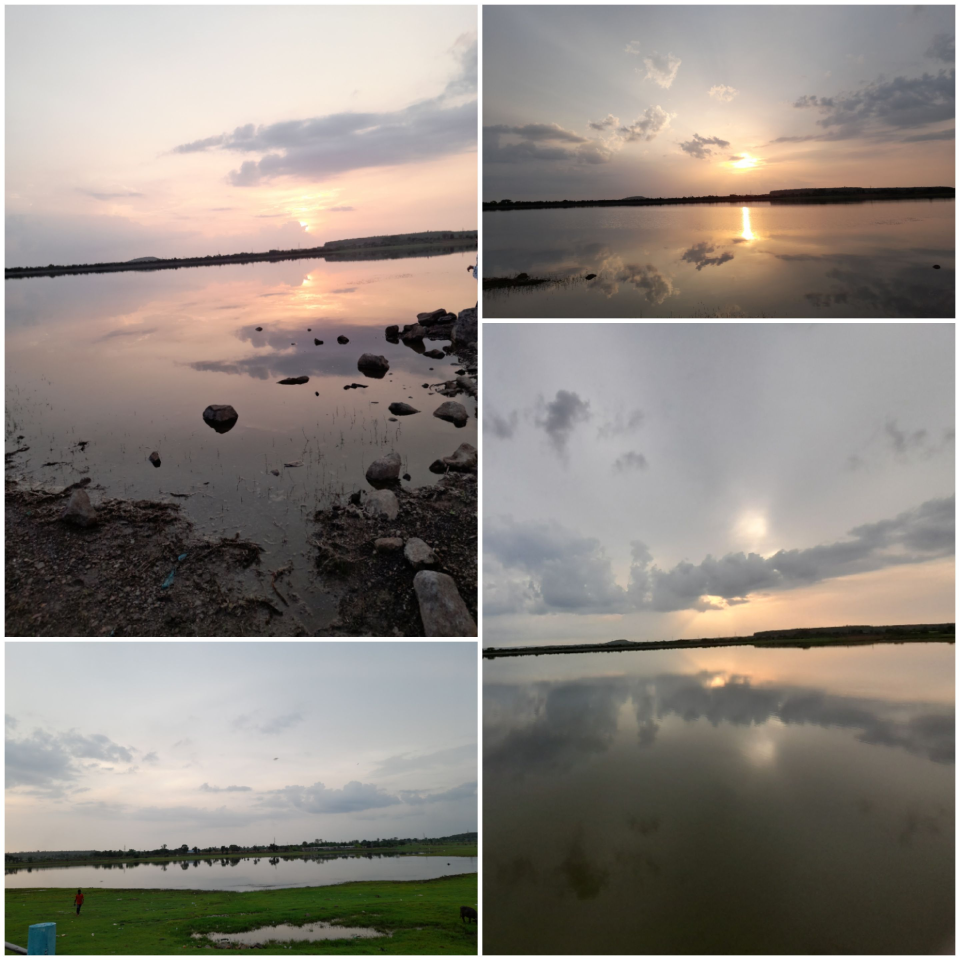
#> input picture Image Processing/Resources/Nature.jpg, 2880 x 2880 px, found by its file name (shown at 1/3 size)
$ python 2_BasicFun1.py
#> lines starting #> are read from the running program, lines starting #| are printed output that depends on the picture
# -*- coding: utf-8 -*-
"""
2.
@author: SMI
"""
#openCV use as cv2 in python
import cv2

#this function is used to read the image from location
img=cv2.imread("D:\\My codes\\Computer Vision\\Image Processing\\Resources\\Nature.jpg",1)
#> img is the input picture: shape (2880, 2880, 3); mean B, G, R 128.2, 135.1, 141.9
print(img)
#> (printed output is left out)
#this function is used to resize the image
img=cv2.resize(img,(700,700))
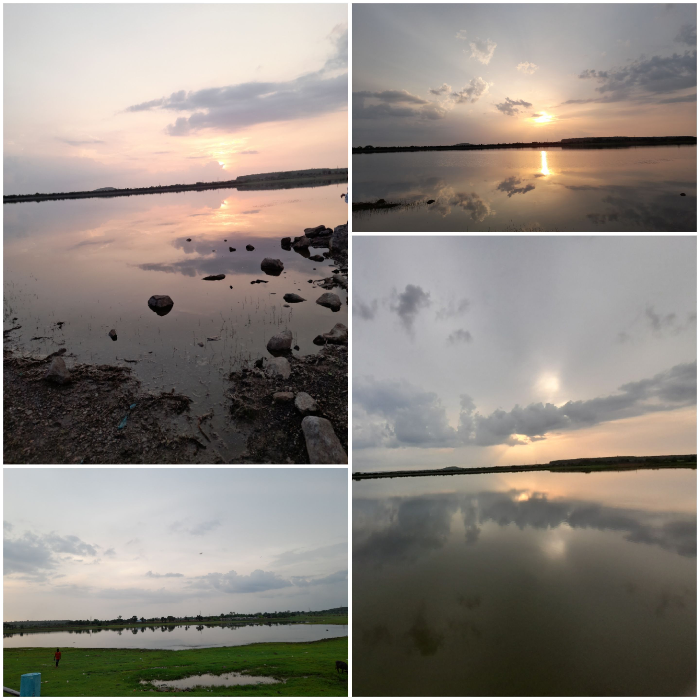
#> img: shape (700, 700, 3); mean B, G, R 128.1, 134.9, 141.8
#it accept 3 parameters 0,-1,1
img=cv2.flip(img,0)
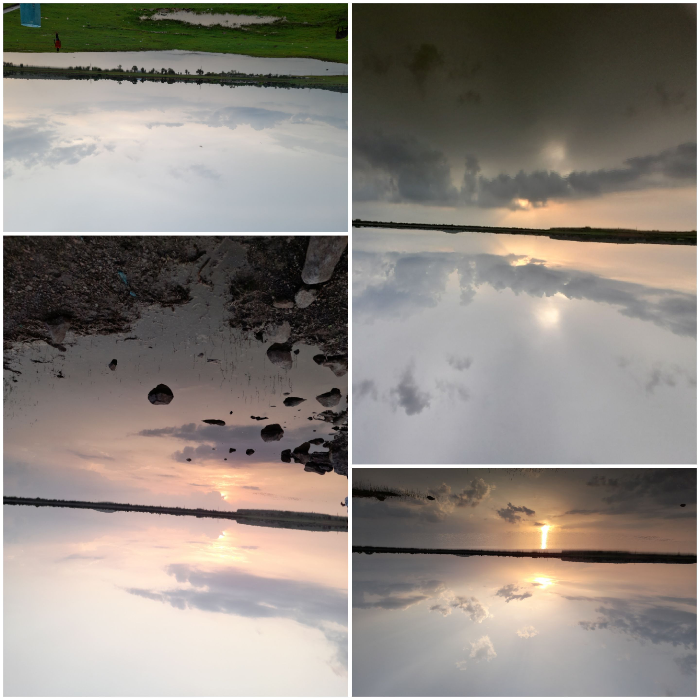
#> img: shape (700, 700, 3); mean B, G, R 128.1, 134.9, 141.8
print(img)
#> (printed output is left out)

#cv2.IMREAD_UNCHANGED : Loads image as such including alpha channel
img2=cv2.imread("D:\\My codes\\Computer Vision\\Image Processing\\Resources\\Nature.jpg",1)
print(img2)
#> (printed output is left out)
img2=cv2.resize(img2,(700,700))
print(img2)
#> (printed output is left out)

#cv2.IMREAD_GRAYSCALE : Loads image in grayscale mode
img3=cv2.imread("D:\\My codes\\Computer Vision\\Image Processing\\Resources\\Nature.jpg",0)
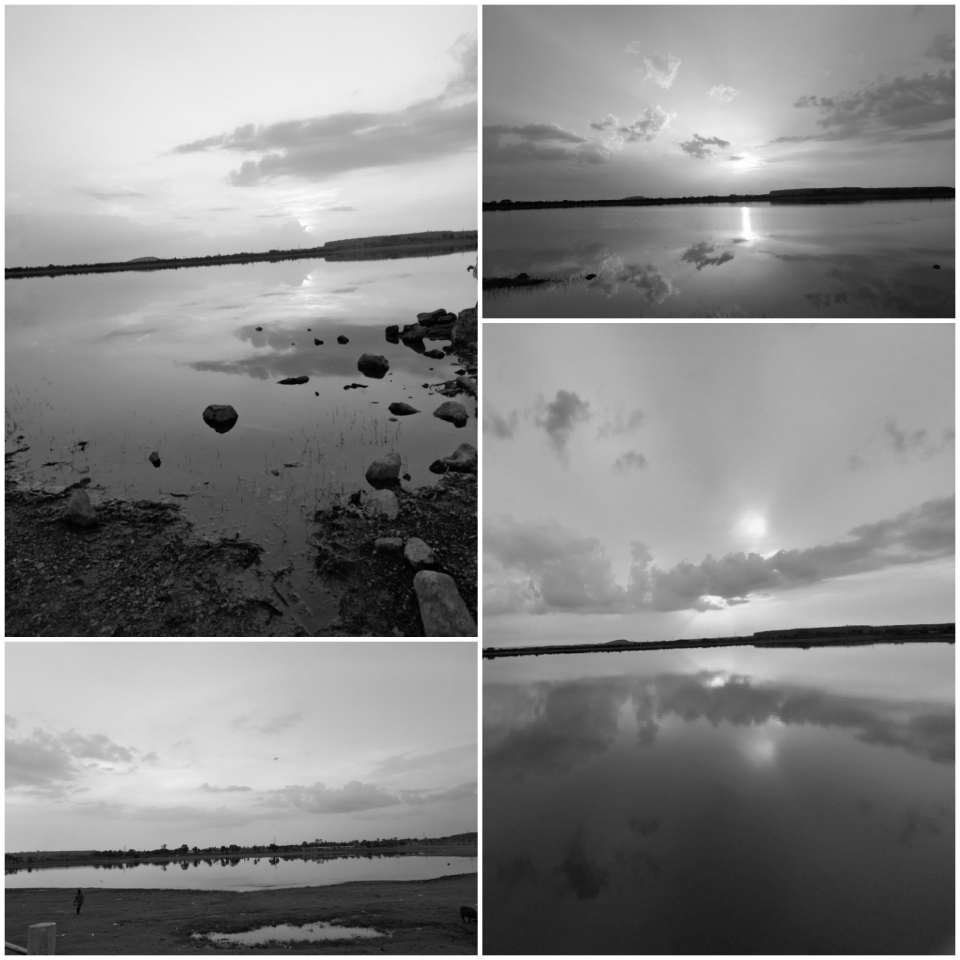
#> img3: shape (2880, 2880) (shown at 1/3 size); min 0, max 255, mean 136.3
print(img3)
#> (printed output is left out)
img3=cv2.resize(img3,(700,700))
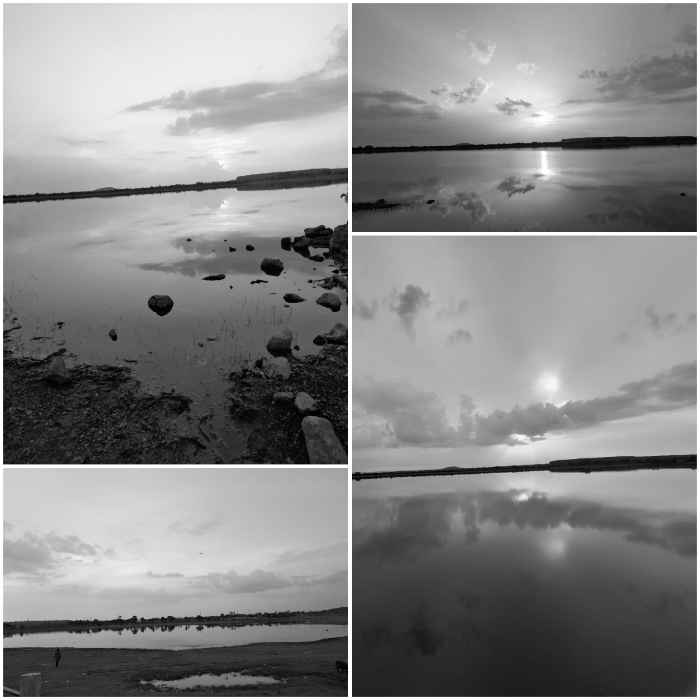
#> img3: shape (700, 700); min 0, max 255, mean 136.2
print(img3)
#> (printed output is left out)

cv2.imshow("Flipped Image",img)
cv2.imshow("More Saturated Image",img2)
cv2.imshow("Gray Image",img3)

#here parameter inside waitkey handle the life duration of an image
cv2.waitKey()
cv2.destroyAllWindows()

$ run again, with Image Processing/Resources/Face.jpg copied over Image Processing/Resources/Nature.jpg
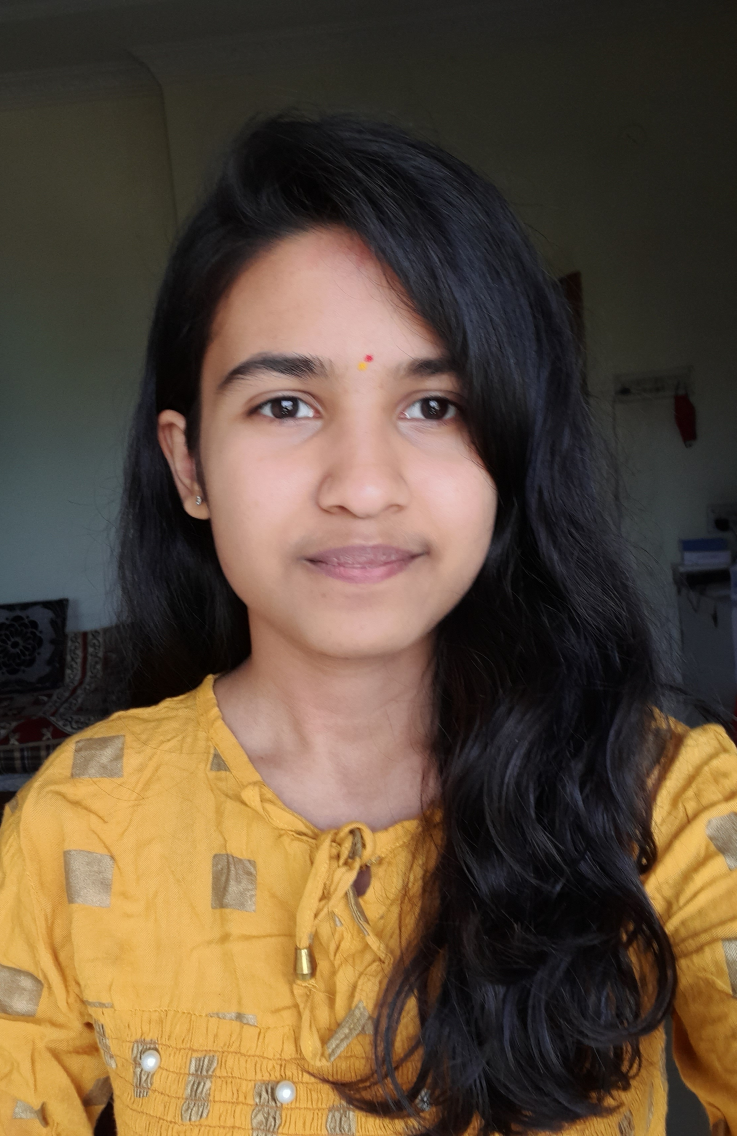
#> input picture Image Processing/Resources/Face.jpg, 2210 x 3408 px, found by its file name (shown at 1/3 size)
#> img is the input picture: shape (3408, 2210, 3); mean B, G, R 58.6, 77.8, 95.5
#> (printed output is left out)
#> `img=cv2.flip(img,0)`:
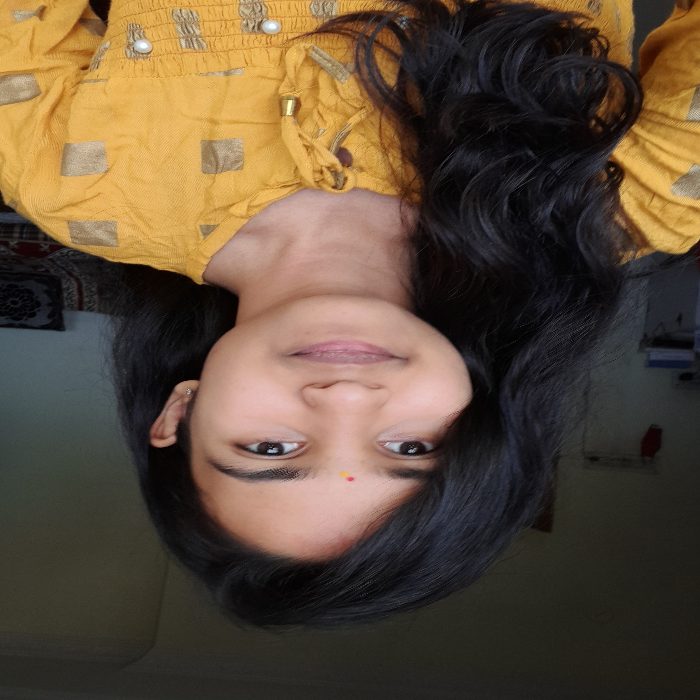
#> img: shape (700, 700, 3); mean B, G, R 58.5, 77.7, 95.4
#> (printed output is left out)
#> (printed output is left out)
#> (printed output is left out)
#> (printed output is left out)
#> `img3=cv2.resize(img3,(700,700))`:
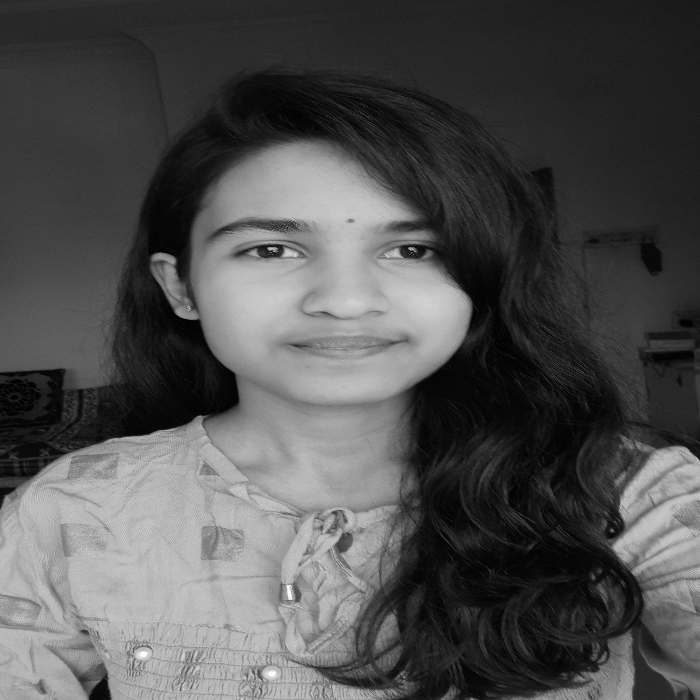
#> img3: shape (700, 700); min 0, max 255, mean 80.8
#> (printed output is left out)
